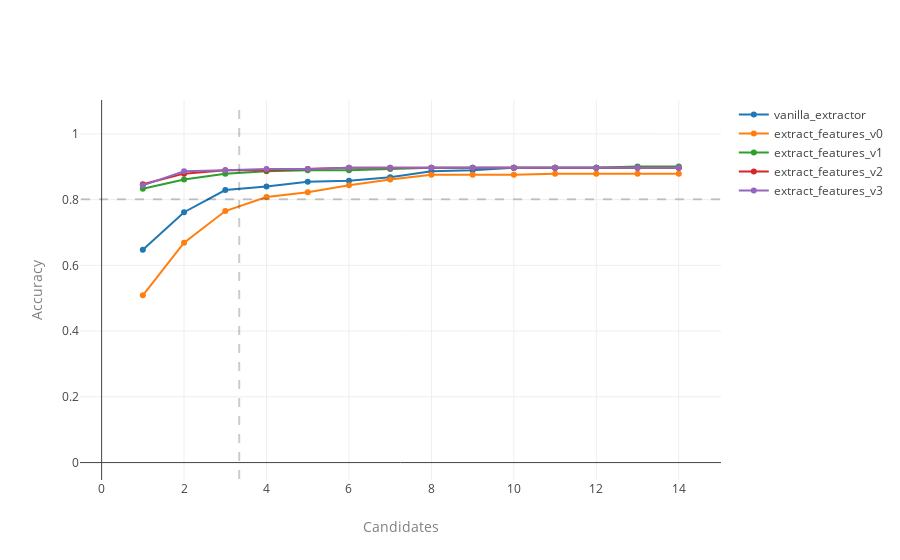

Write notebook code for a chart like this one.
### Code cell
iplot(fig, show_link=False)

### Figure 1 — Plotly figure (JSON) as saved in the notebook; plotly's stock layout.template omitted (floating-point values rounded to 4 significant figures)
{"data": [{"name": "vanilla_extractor", "type": "scatter", "x": [1, 2, 3, 4, 5, 6, 7, 8, 9, 10, 11, 12, 13, 14], "y": [0.6477, 0.7616, 0.8292, 0.8399, 0.8541, 0.8577, 0.8683, 0.8861, 0.8897, 0.8968, 0.8968, 0.8968, 0.8968, 0.8968]}, {"name": "extract_features_v0", "type": "scatter", "x": [1, 2, 3, 4, 5, 6, 7, 8, 9, 10, 11, 12, 13, 14], "y": [0.5089, 0.669, 0.7651, 0.8078, 0.8221, 0.8434, 0.8612, 0.8754, 0.8754, 0.8754, 0.879, 0.879, 0.879, 0.879]}, {"name": "extract_features_v1", "type": "scatter", "x": [1, 2, 3, 4, 5, 6, 7, 8, 9, 10, 11, 12, 13, 14], "y": [0.8327, 0.8612, 0.879, 0.8861, 0.8897, 0.8897, 0.8932, 0.8968, 0.8968, 0.8968, 0.8968, 0.8968, 0.9004, 0.9004]}, {"name": "extract_features_v2", "type": "scatter", "x": [1, 2, 3, 4, 5, 6, 7, 8, 9, 10, 11, 12, 13, 14], "y": [0.847, 0.879, 0.8897, 0.8897, 0.8932, 0.8968, 0.8968, 0.8968, 0.8968, 0.8968, 0.8968, 0.8968, 0.8968, 0.8968]}, {"name": "extract_features_v3", "type": "scatter", "x": [1, 2, 3, 4, 5, 6, 7, 8, 9, 10, 11, 12, 13, 14], "y": [0.8434, 0.8861, 0.8897, 0.8932, 0.8932, 0.8968, 0.8968, 0.8968, 0.8968, 0.8968, 0.8968, 0.8968, 0.8968, 0.8968]}], "layout": {"shapes": [{"line": {"dash": "dash"}, "opacity": 0.2, "type": "line", "x0": 3.338, "x1": 3.338, "y0": -0.05, "y1": 1.1}, {"line": {"dash": "dash"}, "opacity": 0.2, "type": "line", "x0": -0.5, "x1": 15, "y0": 0.8007, "y1": 0.8007}], "xaxis": {"title": "Candidates", "titlefont": {"color": "grey"}}, "yaxis": {"title": "Accuracy", "titlefont": {"color": "grey"}}}}
